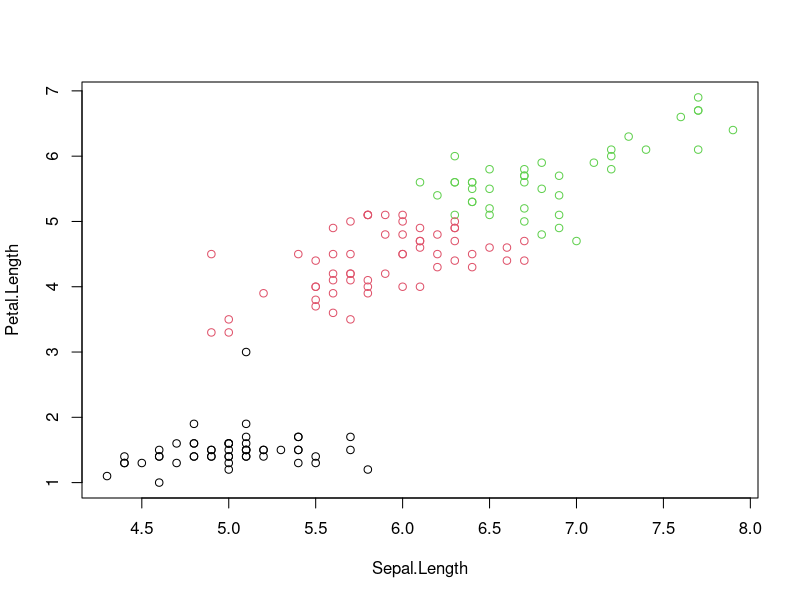

This chart was generated by the following R code:
data(iris)
set.seed(123)
k<-3
clusters<-kmeans(iris[, c("Sepal.Length","Petal.Length")], centers=k)
plot(iris[, c("Sepal.Length","Petal.Length")],col=clusters$cluster)
print(clusters$centers)
print(clusters$cluster)
